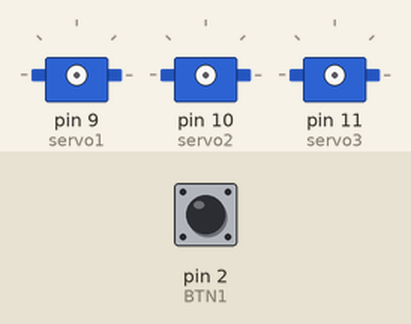
This sketch was run on a simulated Arduino Uno, built with avr-gcc and run on an emulated ATmega328P. Parts: 3 × servo. The inputs (shaded band) are chosen by the test bench; at power-on: pin 2 (BTN1) HIGH.

Above: at 1.2 s.
1.3 s: pin 2 (BTN1) pulled LOW for 0.15 s
At 2.45 s:
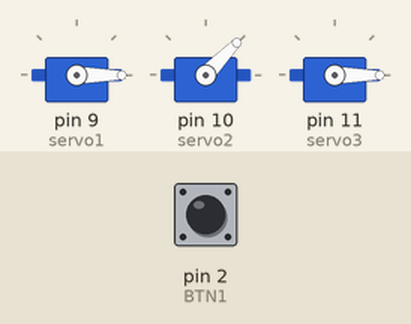
At 5.6 s:
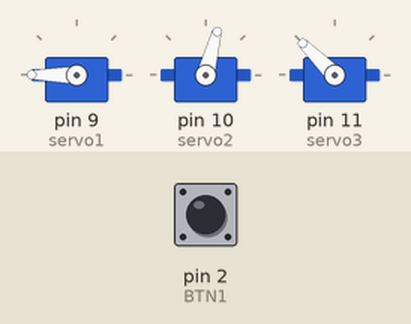
7.3 s: pin 2 (BTN1) pulled LOW for 3.2 s
At 16.6 s:
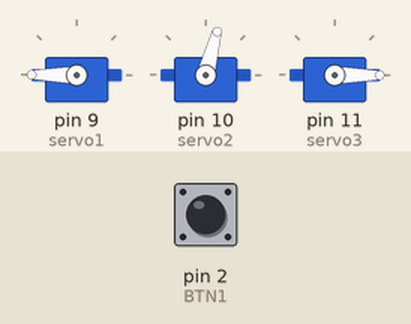
Timing chart, 0 to 18.0 s (numbered marks = the images above; inputs shaded):
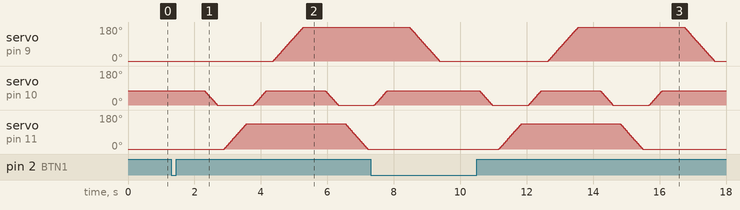

Measured:
- after the input at 1.3 s, servo on pin 9 (servo1): moves from 0° to 180° over 0.91 s, starting after 3.1 s; servo on pin 11 (servo3): rises from 0° to 135° in 0.69 s, then falls to 0° in 3.6 s
- after the input at 7.3 s, servo on pin 11 (servo3): rises from 0° to 135° in 0.69 s, then falls to 0° in 3.6 s

The sketch:

Brazo_Robot_Test.ino
```cpp
#include <Servo.h>

#define BTN1 2
#define BTN2 4
// Crear objetos para cada servo
Servo servo1;
Servo servo2;
Servo servo3;

void setup() {
  pinMode(BTN1, INPUT);
  pinMode(BTN2, INPUT);
}

void loop() {

  servo1.detach();
  servo2.detach();
  servo3.detach();

  if (digitalRead(BTN1) == LOW) {
    // Conectar los servos a los pines
    servo1.attach(9);   //
    servo2.attach(10);  //
    servo3.attach(11);  //

    servo1.write(0);
    servo2.write(75);
    servo3.write(0);
    delay(1000);

    for (int pos = 75; pos >= 0; pos--) {  // Mover de 75° a 0° (Bajar Brazo)
      servo2.write(pos);
      delay(5);
    }
    delay(200);  // pausa en extremo

    for (int pos = 0; pos <= 135; pos++) {  // Mover de 0° a 135° (Cerrar Gripper)
      // servo1.write(pos);
      servo3.write(pos);
      delay(5);  // velocidad del movimiento
    }
    delay(200);  // pausa en extremo

    for (int pos = 0; pos <= 75; pos++) {  // Mover de 0° a 75° (Subir Brazo)
      servo2.write(pos);
      delay(5);  // velocidad del movimiento
    }
    delay(200);  // pausa en extremo

    for (int pos = 0; pos <= 270; pos++) {  // Mover de 45° a 140° (Giro Izquierda Brazo)
      servo1.write(pos);
      delay(5);  // velocidad del movimiento
    }
    delay(200);  // pausa en extremo

    for (int pos = 75; pos >= 0; pos--) {  // Mover de 75° a 0° (Bajar Brazo)
      servo2.write(pos);
      delay(5);
    }
    delay(200);  // pausa en extremo

    for (int pos = 135; pos >= 0; pos--) {  // Mover de 135° a 0° (Abrir Gripper)
      // servo1.write(pos);
      servo3.write(pos);
      delay(5);
    }
    delay(200);  // pausa en extremo

    for (int pos = 0; pos <= 75; pos++) {  // Mover de 0° a 75° (Subir Brazo)
      servo2.write(pos);
      delay(5);  // velocidad del movimiento
    }
    delay(200);  // pausa en extremo

    for (int pos = 270; pos >= 0; pos--) {  // Mover de 140° a 45° (Giro Derecha Brazo)
      servo1.write(pos);
      delay(5);
    }
    delay(200);  // pausa en extremo
  }
}
```
